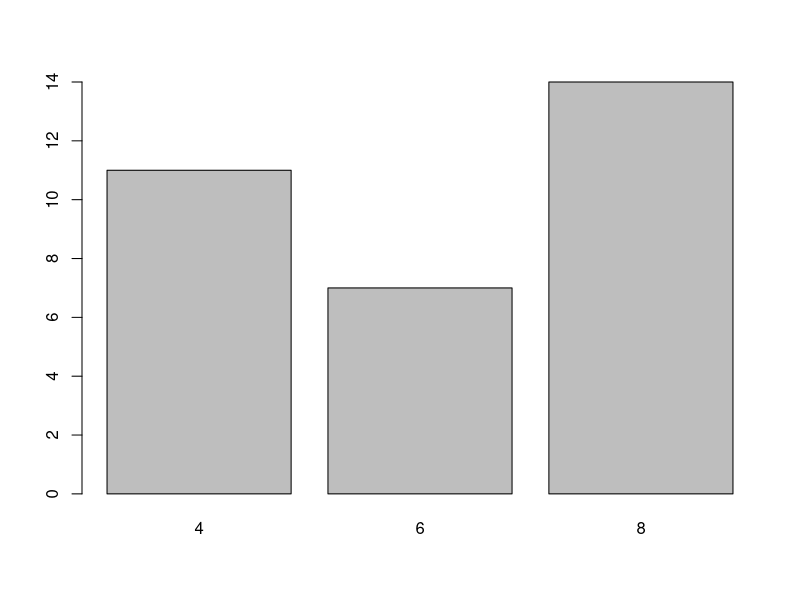
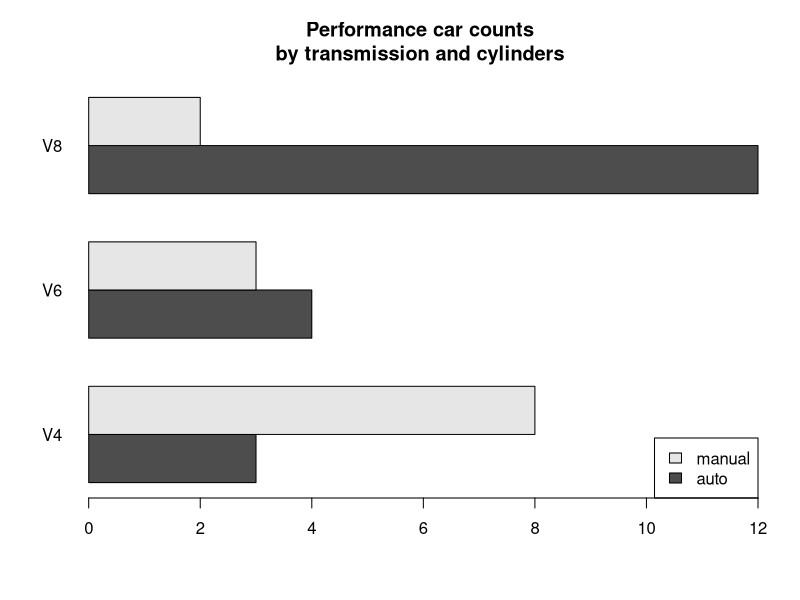

Write R code to recreate these figures, in order. (Note: this script raises an error after producing the figures.)
# _______________________________ BASIC DATA VISUALIZATION _________________________________________
# Data visualization is an important part of a statistical analysis. The 
# visualization tools appropriate for a given data set are dependent upon the 
# types of variables
# Plot and ggplot2 help for visualization.

#----- ----- ------  ----- ----- ------  ----- ----- ------  ----- ----- ------
# Barplots and Pie Charts

# Barplots and pie charts are commonly used to visualize qualitative data by 
# category frequency.

#----- ----- ------  ----- ----- ------  ----- ----- ------  ----- ----- ------
# Barplot: 
# A barplot draws either vertical or horizontal bars, typically separated by white
# space, to visualize frequencies according to the relevant categories. Though
# the raw frequencies themselves are usually displayed, a barplot can also
# be used to visualize other quantities, such as means or proportions, which
# directly depend upon these frequencies.

# Example:-
mtcars

cyl.freq <- table(mtcars$cyl)
cyl.freq

# This is a stacked plot
barplot(cyl.freq)    

table(mtcars$cyl[mtcars$am==0])
table(mtcars$cyl[mtcars$am==1])

# Types of bar plot:-
# stacked --> where bars are split up vertically 
# dodged  --> Where bars are broken up and placed beside each other.

cyl.freq.matrix <- table(mtcars$am,mtcars$cyl)
cyl.freq.matrix

# This is a dodged plot
barplot(cyl.freq.matrix,beside=TRUE,horiz=TRUE,las=1,
        main="Performance car counts\nby transmission and cylinders",
        names.arg=c("V4","V6","V8"),legend.text=c("auto","manual"),
        args.legend=list(x="bottomright"))


# help 
?barplot

qplot(factor(mtcars$cyl),geom="bar")
# Note here that the relevant geom is "bar"

qplot(factor(mtcars$cyl),geom="blank",fill=factor(mtcars$am),xlab="",
      ylab="",main="Performance car counts\nby transmission and cylinders")
+ geom_bar(position="dodge")
+ scale_x_discrete(labels=c("V4","V6","V8"))
+ scale_y_continuous(breaks=seq(0,12,2))
+ theme_bw() + coord_flip()
+ scale_fill_grey(name="Trans.",labels=c("auto","manual"))
#----- ----- ------  ----- ----- ------  ----- ----- ------  ----- ----- ------
# Pie chart

# The venerable pie chart is an alternative option for visualizing frequency based
# quantities across levels of categorical variables, with appropriately
# sized “slices” representing the relative counts of each categorical variable.

pie(table(mtcars$cyl),labels=c("V4","V6","V8"), col=c("white","gray","black"),
    main="Performance cars by cylinders")

# Pie charts are a bad way of displaying information.

#----- ----- ------  ----- ----- ------  ----- ----- ------  ----- -----  ------


